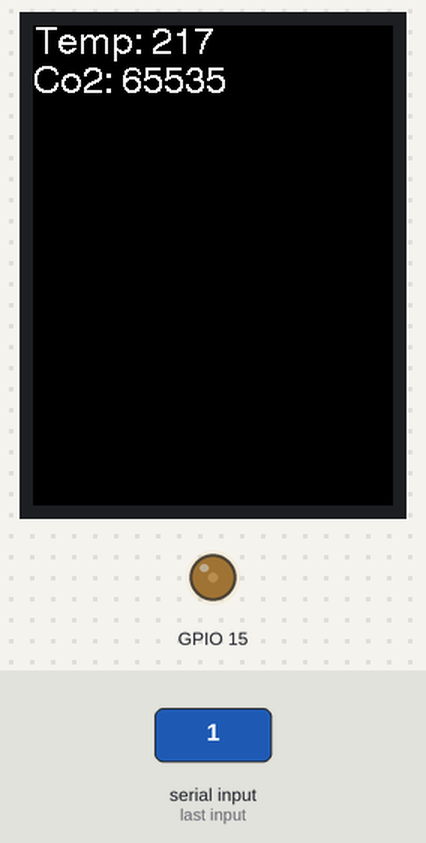
The sketch below on a simulated ESP32. Parts: 240×320 colour display, output pins drawn as LEDs (lit = HIGH). Inputs (shaded band) come from the test bench.

1.6 s: "1" received over the second serial link
Above: at 3.4 s.
Timing chart, 0 to 4.9 s (numbered marks = the images above; inputs shaded):
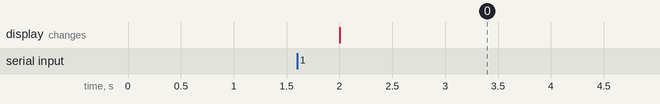

Measured:
- after the input at 1.6 s, the display: changes after 0.41 s (image 0)

The sketch:

tft_mhz19.ino
```cpp
#include <TFT_eSPI.h>
#include <SPI.h>

#define RX2 16
#define TX2 17
#define TFT_BACKLIGHT_PIN 34

TFT_eSPI tft = TFT_eSPI();
unsigned long getDataTimer = 0;
unsigned long getDataTimer1 = 0;
byte read_co2[9] = {0xFF, 0x01, 0x86, 0x00, 0x00, 0x00, 0x00, 0x00, 0x79};
byte read_abc[9] = {0xFF, 0x01, 0x7D, 0x00, 0x00, 0x00, 0x00, 0x00, 0x82};
byte abc_on[9] = {0xFF, 0x01, 0x79, 0xA0, 0x00, 0x00, 0x00, 0x00, 0xE7};
byte abc_off[9] = {0xFF, 0x01, 0x79, 0x00, 0x00, 0x00, 0x00, 0x00, 0x87};
byte sensor[9];
byte abc_response[9];
uint8_t bytesToRead = 0;
uint8_t bytePos = 0;
int ppm = 0;

void setup() {
  tft.init();
  tft.fillScreen(TFT_BLACK);
  tft.setCursor(2, 0, 4);
  tft.print("Reading sensor...");
  Serial2.begin(9600, SERIAL_8N1, RX2, TX2);
  Serial.begin(9600);
  ledcAttachPin(15, 0);
  ledcSetup(0, 1000, 8);


  Serial2.write(abc_off, 9);
//            Serial.print("bytes to read: ");
//            bytesToRead = Serial2.available();
//            Serial.println(bytesToRead);
//            Serial.print("read: ");
//          while(Serial2.available() != 0) {
//
//          for(bytePos = 0; bytePos < 9; bytePos++) {
//            abc_response[bytePos] = Serial2.read();
//
//            Serial.print(abc_response[bytePos]);
//            Serial.print(" ");
//          }
//          Serial.println("");
//
//        }
tft.fillScreen(TFT_BLACK);
ledcWrite(0, 50);
}

void loop() {
  //ledcWrite(0, 50);
    if (millis() - getDataTimer >= 2000) {

        Serial2.write(read_co2, 9);
//          Serial.print("available: ");
//          bytesToRead = Serial2.available();
//          Serial.println(bytesToRead);

        while(Serial2.available() != 0) {
//          Serial.print("read: ");
          for(bytePos = 0; bytePos < 9; bytePos++) {
            sensor[bytePos] = Serial2.read();
//            Serial.print("read: ");
//            Serial.print(sensor[bytePos]);
//            Serial.print(" ");
          }

//          Serial.print("\navailable after read: ");
//          bytesToRead = Serial2.available();
//          Serial.println(bytesToRead);

          ppm = (int)sensor[2] * 256 + (int)sensor[3];
          bytesToRead = Serial2.available();

          //tft.fillScreen(TFT_BLACK);
          tft.setCursor(2, 0, 4);
          tft.print("Temp: ");
          tft.println((int)sensor[4] - 38);
          tft.print("Co2: ");
          tft.println(ppm);
//          tft.print("ABC Tick: ");
//          tft.println(sensor[6]);
//          tft.print("Available: ");
//          tft.println(bytesToRead);
//          tft.println("data read: ");
//          for(bytePos = 0; bytePos < 9; bytePos++) {
//            tft.print(sensor[bytePos]);
//            tft.print(" ");
          }

//          Serial.print("ppm: ");
//          Serial.println(ppm);
//          Serial.print("Temp: ");
//          Serial.println((int)sensor[4] - 38);

        bytePos = 0;
        getDataTimer = millis();
    }
}

//    if (millis() - getDataTimer1 >= 10000) {
//        Serial2.write(read_abc, 9);
//          Serial.print("available to read: ");
//          bytesToRead = Serial2.available();
//          Serial.println(bytesToRead);
//         while(Serial2.available() != 0) {
//            Serial.print("abc data: ");
//
//            for(bytePos = 0; bytePos < 9; bytePos++) {
//              abc_response[bytePos] = Serial2.read();
//              Serial.print(abc_response[bytePos]);
//              Serial.print(" ");
//            }
//         }
//         Serial.println("");
//         getDataTimer1 = millis();
//    }
//}

char getChecksum(char * arr) {
  char i, checksum;
  for(i = 1; i < 8; i++) {
    checksum += arr[i];
  }

  return 0xff - checksum;
}
```
